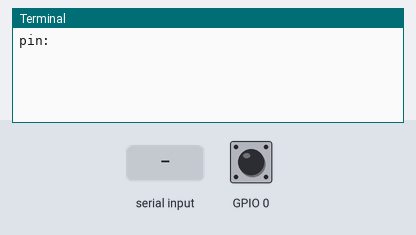
A program run on a simulated Raspberry Pi (BCM pin numbers). Parts: the last lines printed to the terminal. The inputs (shaded band) are chosen by the test bench; at power-on: GPIO 0 HIGH.

Above: at 1.2 s.
1.3 s: "0" typed at the terminal, then Enter
At 1.41 s:
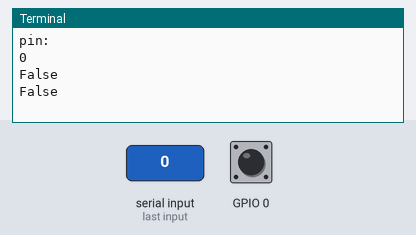
2.8 s: GPIO 0 pulled LOW for 0.15 s
At 2.81 s:
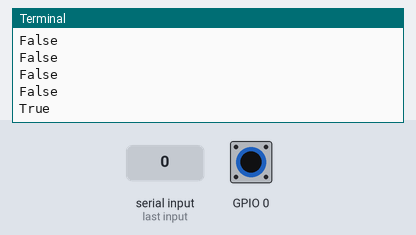

The program:

gpio_test_BCM.py
```python
import RPi.GPIO as GPIO
import time

# Set GPIO mode to BCM
GPIO.setmode(GPIO.BCM)

# Set the GPIO pin number you connected the button to
# key1(BCM) = 13
# key2(BCM) = 23
x = input("pin: ")
button_pin = int(x)

# Setup the button pin as input with pull-up resistor
GPIO.setup(button_pin, GPIO.IN, pull_up_down=GPIO.PUD_UP)

key1_state = 1
key1 = False

try:
     while True:


        # Read the button state
        if GPIO.input(button_pin) == 0 and key1_state == 1:
            if key1 == False:
                #start conntrol
                key1 = True
            else:
                #stop
                key1 = False

        key1_state = GPIO.input(button_pin)
        print(key1)
        time.sleep(0.1)


    # while True:
    #     # Read the button state
    #     button_state = GPIO.input(button_pin)

    #     # Check for button press
    #     if button_state and not prev_button_state:
    #         print("Button pressed")
    #     elif not button_state and prev_button_state:
    #         print("Button released")

    #     # Update previous button state
    #     prev_button_state = button_state

    #     # Add a small delay to debounce the button
    #     time.sleep(0.1)


except KeyboardInterrupt:
    # Clean up GPIO on keyboard interrupt (Ctrl+C)
    GPIO.cleanup()
```

Measured:
- after the input at 1.3 s, the terminal: prints a new line at once (image 1)
- after the input at 2.8 s, the terminal: prints a new line at once (image 2)
